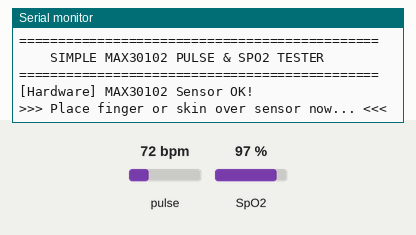
Simulated run of this sketch. Board: ESP32. Shown: the last lines printed to the serial monitor. The test bench sets the inputs (shaded band); at power-on: pulse 72 bpm, SpO2 97 %.

Above: at 1.7 s.
1.8 s: pulse set to 42 bpm
At 5.2 s:
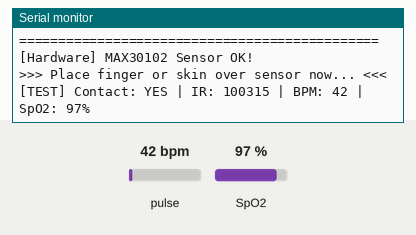
10.0 s: SpO2 set to 80 %
At 10.7 s:
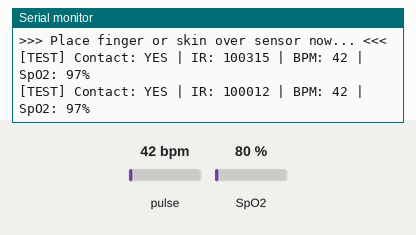
11.5 s: pulse set to 70 bpm
At 13.6 s:
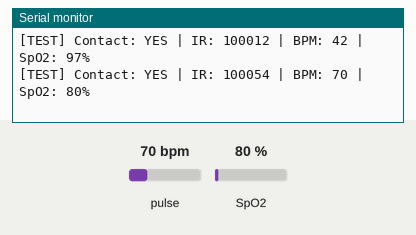
Timing chart, 0 to 15.1 s (numbered marks = the images above; inputs shaded):
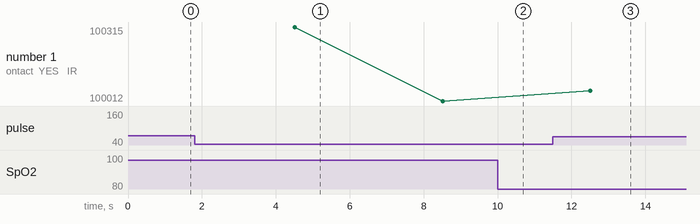

Measured:
- after the input at 1.8 s, the serial monitor: prints a new line after 2.7 s (image 1)
- after the input at 11.5 s, the serial monitor: prints a new line after 1.0 s (image 3)
- plotted number 1: 100012 → 100205 after the input at 11.5 s

The sketch:

simple_vitals_test.ino
```cpp
/*
 * Simple MAX30102 Pulse & SpO2 Tester
 * Uses Maxim hospital algorithm directly — for hardware validation only.
 * LED power and ADC range match the main firmware (0x7F + 16384).
 */

#include <Wire.h>
#include "MAX30105.h"
#include "spo2_algorithm.h"

#define MAX_SDA 18
#define MAX_SCL 19

TwoWire I2C_MAX = TwoWire(1);
MAX30105 particleSensor;

uint32_t irBuffer[100];
uint32_t redBuffer[100];

int32_t spo2 = 0;
int8_t validSPO2 = 0;
int32_t heartRate = 0;
int8_t validHeartRate = 0;

void setup() {
  Serial.begin(115200);
  delay(500);
  Serial.println("\n==============================================");
  Serial.println("    SIMPLE MAX30102 PULSE & SPO2 TESTER       ");
  Serial.println("==============================================\n");

  I2C_MAX.begin(MAX_SDA, MAX_SCL, 400000);
  if (!particleSensor.begin(I2C_MAX, I2C_SPEED_FAST)) {
    Serial.println("ERROR: MAX30102 not found! Check SDA=18, SCL=19 wiring.");
    while (1);
  }
  Serial.println("[Hardware] MAX30102 Sensor OK!");

  // Must match main firmware: 0x7F LED + 16384 ADC range
  particleSensor.setup(0x7F, 4, 2, 100, 411, 16384);
  particleSensor.setPulseAmplitudeRed(0x7F);
  particleSensor.setPulseAmplitudeIR(0x7F);

  Serial.println("\n>>> Place finger or skin over sensor now... <<<\n");
}

void loop() {
  // Collect 100 samples (~4 seconds at 25 SPS)
  for (byte i = 0; i < 100; i++) {
    while (!particleSensor.available()) {
      particleSensor.check();
    }
    redBuffer[i] = particleSensor.getFIFORed();
    irBuffer[i] = particleSensor.getFIFOIR();
    particleSensor.nextSample();
  }

  // Run Maxim hospital algorithm
  maxim_heart_rate_and_oxygen_saturation(
      irBuffer, 100, redBuffer,
      &spo2, &validSPO2, &heartRate, &validHeartRate);

  uint32_t latestIR = irBuffer[99];

  if (latestIR < 2500) {
    Serial.printf("[TEST] Contact: NO  | IR: %u | Sensor off skin\n", latestIR);
  } else {
    int displayBpm = (validHeartRate && heartRate >= 40 && heartRate <= 160) ? heartRate : 0;
    int displaySpo2 = (validSPO2 && spo2 >= 80 && spo2 <= 100) ? spo2 : 0;

    Serial.printf("[TEST] Contact: YES | IR: %u | BPM: %d | SpO2: %d%%\n",
      latestIR, displayBpm, displaySpo2);
  }
}
```
